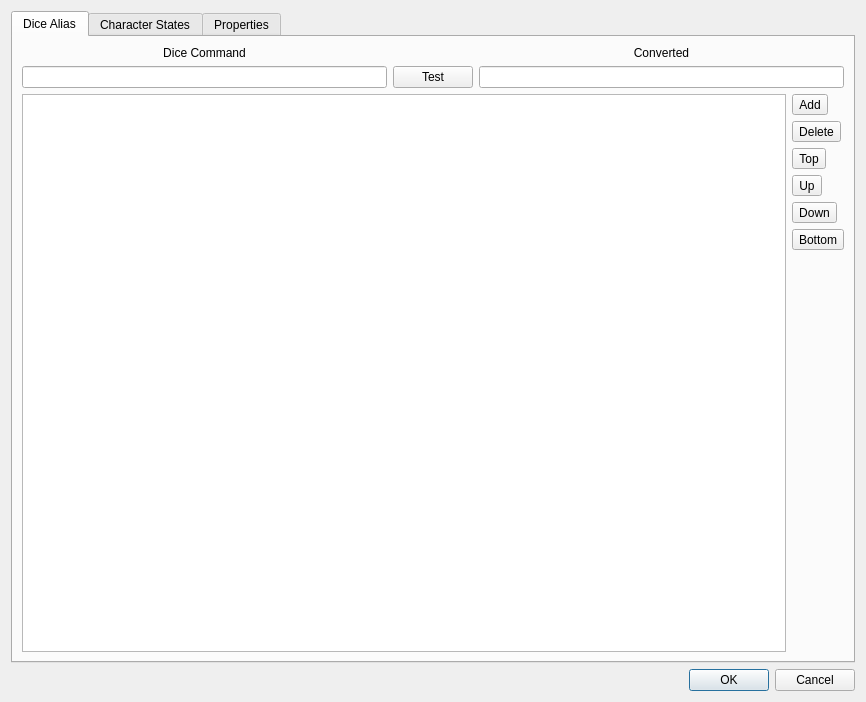
<?xml version="1.0" encoding="UTF-8"?>
<ui version="4.0">
 <class>CampaignProperties</class>
 <widget class="QDialog" name="CampaignProperties">
  <property name="geometry">
   <rect>
    <x>0</x>
    <y>0</y>
    <width>866</width>
    <height>702</height>
   </rect>
  </property>
  <property name="windowTitle">
   <string>Dialog</string>
  </property>
  <layout class="QVBoxLayout" name="verticalLayout_5">
   <item>
    <widget class="QTabWidget" name="m_tabwidget">
     <property name="currentIndex">
      <number>0</number>
     </property>
     <widget class="QWidget" name="dicealias">
      <attribute name="title">
       <string>Dice Alias</string>
      </attribute>
      <layout class="QVBoxLayout" name="verticalLayout">
       <item>
        <layout class="QHBoxLayout" name="horizontalLayout_10" stretch="1,0,1">
         <item>
          <layout class="QVBoxLayout" name="verticalLayout_10">
           <item>
            <widget class="QLabel" name="label_15">
             <property name="text">
              <string>Dice Command</string>
             </property>
             <property name="alignment">
              <set>Qt::AlignCenter</set>
             </property>
            </widget>
           </item>
           <item>
            <widget class="QLineEdit" name="m_cmdDiceEdit"/>
           </item>
          </layout>
         </item>
         <item>
          <layout class="QVBoxLayout" name="verticalLayout_11">
           <item>
            <spacer name="horizontalSpacer_3">
             <property name="orientation">
              <enum>Qt::Horizontal</enum>
             </property>
             <property name="sizeHint" stdset="0">
              <size>
               <width>40</width>
               <height>20</height>
              </size>
             </property>
            </spacer>
           </item>
           <item>
            <widget class="QPushButton" name="m_testPushButton">
             <property name="text">
              <string>Test</string>
             </property>
            </widget>
           </item>
          </layout>
         </item>
         <item>
          <layout class="QVBoxLayout" name="verticalLayout_12">
           <item>
            <widget class="QLabel" name="label_16">
             <property name="text">
              <string>Converted</string>
             </property>
             <property name="alignment">
              <set>Qt::AlignCenter</set>
             </property>
            </widget>
           </item>
           <item>
            <widget class="QLineEdit" name="m_convertedCmdEdit"/>
           </item>
          </layout>
         </item>
        </layout>
       </item>
       <item>
        <layout class="QHBoxLayout" name="horizontalLayout_11">
         <item>
          <widget class="QTableView" name="m_tableViewAlias">
           <property name="editTriggers">
            <set>QAbstractItemView::AllEditTriggers</set>
           </property>
           <property name="dragEnabled">
            <bool>true</bool>
           </property>
           <property name="dragDropMode">
            <enum>QAbstractItemView::DragDrop</enum>
           </property>
           <property name="alternatingRowColors">
            <bool>true</bool>
           </property>
           <property name="selectionBehavior">
            <enum>QAbstractItemView::SelectRows</enum>
           </property>
           <property name="sortingEnabled">
            <bool>false</bool>
           </property>
           <attribute name="horizontalHeaderStretchLastSection">
            <bool>false</bool>
           </attribute>
           <attribute name="verticalHeaderVisible">
            <bool>false</bool>
           </attribute>
          </widget>
         </item>
         <item>
          <layout class="QVBoxLayout" name="verticalLayout_9">
           <item>
            <widget class="QToolButton" name="m_addDiceAliasAct">
             <property name="toolTip">
              <string>Add</string>
             </property>
             <property name="text">
              <string>Add</string>
             </property>
             <property name="icon">
              <iconset theme="add">
               <normaloff>.</normaloff>.</iconset>
             </property>
            </widget>
           </item>
           <item>
            <widget class="QToolButton" name="m_delDiceAliasAct">
             <property name="toolTip">
              <string>Delete</string>
             </property>
             <property name="text">
              <string>Delete</string>
             </property>
             <property name="icon">
              <iconset theme="remove">
               <normaloff>.</normaloff>.</iconset>
             </property>
            </widget>
           </item>
           <item>
            <widget class="QToolButton" name="m_topDiceAliasAct">
             <property name="toolTip">
              <string>Top</string>
             </property>
             <property name="text">
              <string>Top</string>
             </property>
             <property name="icon">
              <iconset theme="go-top">
               <normaloff>.</normaloff>.</iconset>
             </property>
            </widget>
           </item>
           <item>
            <widget class="QToolButton" name="m_upDiceAliasAct">
             <property name="toolTip">
              <string>Up</string>
             </property>
             <property name="text">
              <string>Up</string>
             </property>
             <property name="icon">
              <iconset theme="go-up">
               <normaloff>.</normaloff>.</iconset>
             </property>
            </widget>
           </item>
           <item>
            <widget class="QToolButton" name="m_downDiceAliasAct">
             <property name="toolTip">
              <string>Down</string>
             </property>
             <property name="text">
              <string>Down</string>
             </property>
             <property name="icon">
              <iconset theme="go-down">
               <normaloff>.</normaloff>.</iconset>
             </property>
            </widget>
           </item>
           <item>
            <widget class="QToolButton" name="m_bottomDiceAliasAct">
             <property name="toolTip">
              <string>Bottom</string>
             </property>
             <property name="text">
              <string>Bottom</string>
             </property>
             <property name="icon">
              <iconset theme="go-bottom">
               <normaloff>.</normaloff>.</iconset>
             </property>
            </widget>
           </item>
           <item>
            <spacer name="verticalSpacer">
             <property name="orientation">
              <enum>Qt::Vertical</enum>
             </property>
             <property name="sizeHint" stdset="0">
              <size>
               <width>20</width>
               <height>40</height>
              </size>
             </property>
            </spacer>
           </item>
          </layout>
         </item>
        </layout>
       </item>
      </layout>
     </widget>
     <widget class="QWidget" name="tab_2">
      <attribute name="title">
       <string>Character States</string>
      </attribute>
      <layout class="QVBoxLayout" name="verticalLayout_2">
       <item>
        <layout class="QHBoxLayout" name="horizontalLayout">
         <item>
          <widget class="QTableView" name="m_stateView">
           <attribute name="horizontalHeaderStretchLastSection">
            <bool>true</bool>
           </attribute>
          </widget>
         </item>
         <item>
          <layout class="QVBoxLayout" name="verticalLayout_3">
           <item>
            <widget class="QToolButton" name="m_addCharacterStateAct">
             <property name="toolTip">
              <string>Add</string>
             </property>
             <property name="text">
              <string>Add</string>
             </property>
             <property name="icon">
              <iconset theme="add">
               <normaloff>.</normaloff>.</iconset>
             </property>
            </widget>
           </item>
           <item>
            <widget class="QToolButton" name="m_delCharceterStateAct">
             <property name="toolTip">
              <string>Delete</string>
             </property>
             <property name="text">
              <string>Delete</string>
             </property>
             <property name="icon">
              <iconset theme="remove">
               <normaloff>.</normaloff>.</iconset>
             </property>
            </widget>
           </item>
           <item>
            <widget class="QToolButton" name="m_topCharacterStateAct">
             <property name="toolTip">
              <string>Top</string>
             </property>
             <property name="text">
              <string>Top</string>
             </property>
             <property name="icon">
              <iconset theme="go-top">
               <normaloff>.</normaloff>.</iconset>
             </property>
            </widget>
           </item>
           <item>
            <widget class="QToolButton" name="m_upCharacterStateAct">
             <property name="toolTip">
              <string>Up</string>
             </property>
             <property name="text">
              <string>Up</string>
             </property>
             <property name="icon">
              <iconset theme="go-up">
               <normaloff>.</normaloff>.</iconset>
             </property>
            </widget>
           </item>
           <item>
            <widget class="QToolButton" name="m_downCharacterStateAct">
             <property name="toolTip">
              <string>Down</string>
             </property>
             <property name="text">
              <string>Down</string>
             </property>
             <property name="icon">
              <iconset theme="go-down">
               <normaloff>.</normaloff>.</iconset>
             </property>
            </widget>
           </item>
           <item>
            <widget class="QToolButton" name="m_bottomCharacterStateAct">
             <property name="toolTip">
              <string>Bottom</string>
             </property>
             <property name="text">
              <string>Bottom</string>
             </property>
             <property name="icon">
              <iconset theme="go-bottom">
               <normaloff>.</normaloff>.</iconset>
             </property>
            </widget>
           </item>
           <item>
            <spacer name="verticalSpacer_4">
             <property name="orientation">
              <enum>Qt::Vertical</enum>
             </property>
             <property name="sizeHint" stdset="0">
              <size>
               <width>20</width>
               <height>40</height>
              </size>
             </property>
            </spacer>
           </item>
          </layout>
         </item>
        </layout>
       </item>
      </layout>
     </widget>
     <widget class="QWidget" name="tab">
      <attribute name="title">
       <string>Properties</string>
      </attribute>
      <layout class="QVBoxLayout" name="verticalLayout_4">
       <item>
        <layout class="QHBoxLayout" name="horizontalLayout_2">
         <item>
          <layout class="QFormLayout" name="formLayout">
           <item row="0" column="0">
            <widget class="QLabel" name="label">
             <property name="text">
              <string>Name:</string>
             </property>
            </widget>
           </item>
           <item row="0" column="1">
            <widget class="QLineEdit" name="m_nameEdit"/>
           </item>
           <item row="1" column="0">
            <widget class="QLabel" name="label_2">
             <property name="text">
              <string>Root Directory:</string>
             </property>
            </widget>
           </item>
           <item row="1" column="1">
            <widget class="FileDirChooser" name="m_rootDir" native="true"/>
           </item>
           <item row="3" column="0">
            <widget class="QLabel" name="label_3">
             <property name="text">
              <string>File count:</string>
             </property>
            </widget>
           </item>
           <item row="3" column="1">
            <widget class="QLabel" name="m_fileCountLbl">
             <property name="text">
              <string/>
             </property>
            </widget>
           </item>
           <item row="4" column="0">
            <widget class="QLabel" name="label_4">
             <property name="text">
              <string>Disk usage:</string>
             </property>
            </widget>
           </item>
           <item row="4" column="1">
            <widget class="QLabel" name="m_diskUsageLbl">
             <property name="text">
              <string/>
             </property>
            </widget>
           </item>
           <item row="2" column="0">
            <widget class="QLabel" name="label_5">
             <property name="text">
              <string>Theme*:</string>
             </property>
            </widget>
           </item>
           <item row="2" column="1">
            <widget class="QComboBox" name="m_currentTheme"/>
           </item>
          </layout>
         </item>
         <item>
          <spacer name="horizontalSpacer">
           <property name="orientation">
            <enum>Qt::Horizontal</enum>
           </property>
           <property name="sizeHint" stdset="0">
            <size>
             <width>40</width>
             <height>20</height>
            </size>
           </property>
          </spacer>
         </item>
        </layout>
       </item>
       <item>
        <spacer name="verticalSpacer_2">
         <property name="orientation">
          <enum>Qt::Vertical</enum>
         </property>
         <property name="sizeHint" stdset="0">
          <size>
           <width>20</width>
           <height>497</height>
          </size>
         </property>
        </spacer>
       </item>
      </layout>
     </widget>
    </widget>
   </item>
   <item>
    <widget class="QDialogButtonBox" name="buttonBox">
     <property name="orientation">
      <enum>Qt::Horizontal</enum>
     </property>
     <property name="standardButtons">
      <set>QDialogButtonBox::Cancel|QDialogButtonBox::Ok</set>
     </property>
    </widget>
   </item>
  </layout>
 </widget>
 <customwidgets>
  <customwidget>
   <class>FileDirChooser</class>
   <extends>QWidget</extends>
   <header location="global">customs/filedirchooser.h</header>
   <container>1</container>
  </customwidget>
 </customwidgets>
 <resources/>
 <connections>
  <connection>
   <sender>buttonBox</sender>
   <signal>accepted()</signal>
   <receiver>CampaignProperties</receiver>
   <slot>accept()</slot>
   <hints>
    <hint type="sourcelabel">
     <x>248</x>
     <y>254</y>
    </hint>
    <hint type="destinationlabel">
     <x>157</x>
     <y>274</y>
    </hint>
   </hints>
  </connection>
  <connection>
   <sender>buttonBox</sender>
   <signal>rejected()</signal>
   <receiver>CampaignProperties</receiver>
   <slot>reject()</slot>
   <hints>
    <hint type="sourcelabel">
     <x>316</x>
     <y>260</y>
    </hint>
    <hint type="destinationlabel">
     <x>286</x>
     <y>274</y>
    </hint>
   </hints>
  </connection>
 </connections>
</ui>
